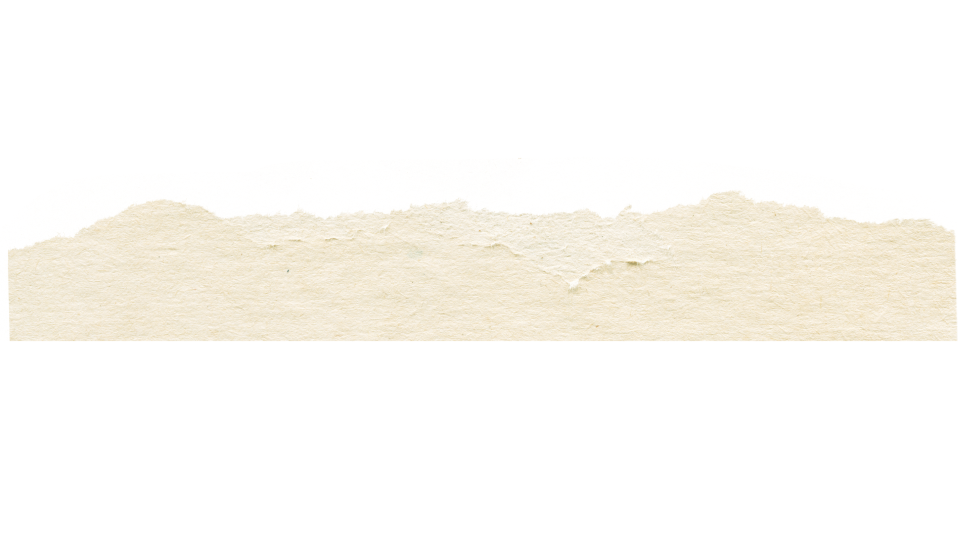
#> input picture assets/paper/thin wheatpasted torn poster paper divider, torn edge top, clean flat bottom.png, 1920 x 1080 px (shown at 1/2 size)
$ python temp_crop3.py
#> lines starting #> are read from the running program, lines starting #| are printed output that depends on the picture
from PIL import Image

im = Image.open('assets/paper/thin wheatpasted torn poster paper divider, torn edge top, clean flat bottom.png').convert('RGBA')
#> im is the input picture: PIL image 1920x1080 RGBA; mean R, G, B, A 76.4, 73.5, 66.9, 59.7
w,h = im.size
#> w = 1920; h = 1080
a = im.split()[3]
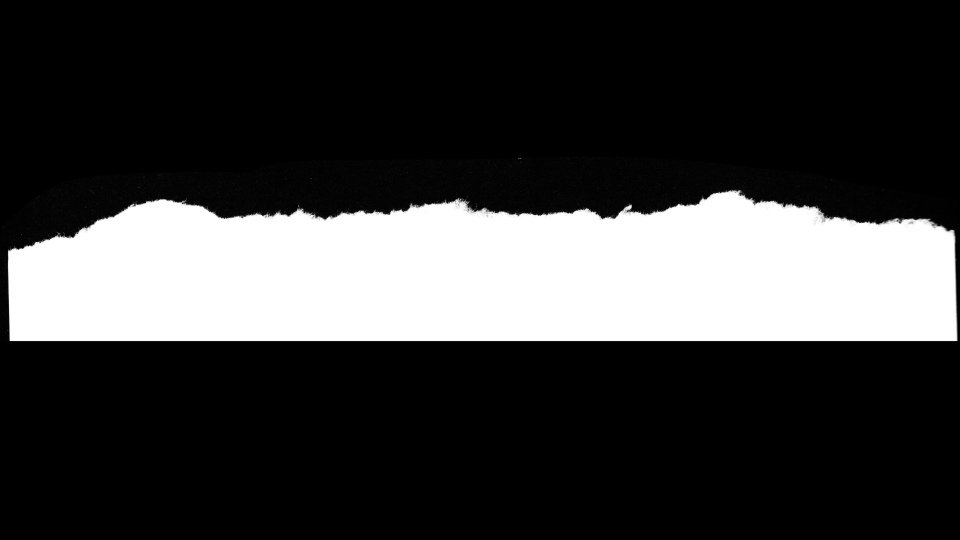
#> a: PIL image 1920x1080 L (shown at 1/2 size); min 0, max 255, mean 59.7

# Find where bottom becomes flat: scan from last_opaque upward, count when density hits max for 10 consecutive rows
print('rows 665-690 alpha density:')
for y in range(665,691):
    n = sum(1 for x in range(0,w,6) if a.getpixel((x,y))>128)
    bar = '#' * (n*64//(w//6))
    print(f'{y:3d} {bar} {n}')
#> this loop made 26 passes
#> n on passes 1 to 12: 315, 315, 315, 315, 316, 316, 316, 316, 315, 316, 316, 316
#| 665 ############################################################### 315
#| 666 ############################################################### 315
#| 667 ############################################################### 315
#| 668 ############################################################### 315
#| 669 ############################################################### 316
#| 670 ############################################################### 316
#| 671 ############################################################### 316
#| 672 ############################################################### 316
#> (further printed lines are left out)

# Exact transition: find bottom-most fully opaque row
full_rows = [y for y in range(h) if all(a.getpixel((x,y))>128 for x in range(0,w,4))]
#> full_rows = []
print('lowest fully-opaque row:', full_rows[-1] if full_rows else None)
#| lowest fully-opaque row: None
